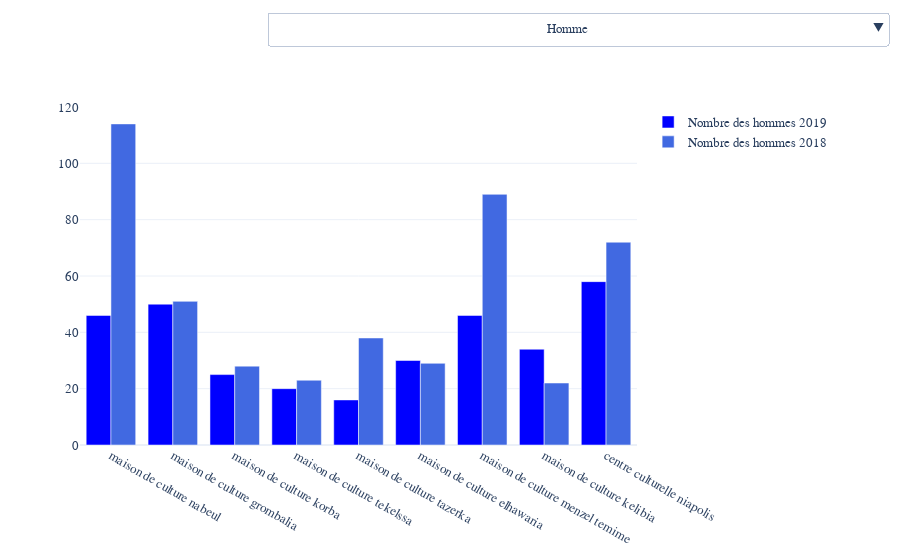

Write notebook code for a chart like this one.
### Code cell
df12=pd.read_csv('donnes-annuels-sur-les-nombres-d-adherent-des-clubs--nabeul-2018-2019.csv')

data_bar=[ go.Bar(name='Nombre des adhérents total 2019',
           visible=False,
           x=df12['Nom_maison _culture'], 
           y=df12['Nbr_adhérent_club_2019'],
           marker_color='Blue'), 
          
          go.Bar(name='Nombre des adhérents total 2018',
           visible=False,
           x=df12['Nom_maison _culture'], 
           y=df12['Nbr_adhérent_club _2018'],
           marker_color='royalblue'),
          
           
          
           go.Bar(name='Nombre des hommes 2019',
           visible=True,
           x=df12['Nom_maison _culture'], 
           y=df12['Nbr_adhérent_G_2019'],
           marker_color='blue'),
          
         go.Bar(name='Nombre des femmes 2019',
           visible=False,
           x=df12['Nom_maison _culture'], 
           y= df12['Nbr_adhérent_F_2019'],
          marker_color='Pink'),
          
         go.Bar(name='Nombre des hommes 2018',
           visible=True,
           x=df12['Nom_maison _culture'], 
           y=df12['Nbr_adhérent_G_2018'],
           marker_color='royalblue'),
          
          go.Bar(name='Nombre des femmes 2018',
           visible=False,
           x=df12['Nom_maison _culture'], 
           y=df12['Nbr_adhérent_f _2018'],
           marker_color='purple'),
         

          
        ]
    
list_updatemenus=[
        {'args':[{"visible":[False,False,True,False,True,False]}],
         'label':"                                                                                         Homme                                                                                           ",
         'method':"update"},
    
        { 'args':[{"visible":[False,False,False,True,False,True]}],
         'label':"                                                                                         Femme",
         'method':"update"},
    
        { 'args':[{"visible":[True,True,False,False,False,False]}],
         'label':"                                                                                         Tout",
         'method':"update"},
        
        ]




layout_bar=go.Layout(updatemenus=list([dict(buttons= list_updatemenus,x=1.45,y=1.28)]),
                     title_text="",
                     template='plotly_white',
                     font=dict(
                    family=" Gravitas One, cursive",
                    size=13))

#defining figure and plotting
nbre_adherent = go.Figure(data_bar,layout_bar)
nbre_adherent.show()

### Figure 1 — Plotly figure (JSON) as saved in the notebook; plotly's stock layout.template omitted (floating-point values rounded to 4 significant figures)
{"data": [{"marker": {"color": "Blue"}, "name": "Nombre des adhérents total 2019", "type": "bar", "visible": false, "x": ["maison de culture nabeul", "maison de culture grombalia ", "maison de culture korba ", "maison de culture tekelssa ", "maison de culture tazerka ", "maison de culture elhawaria ", "maison de culture menzel temime ", "maison de culture kelibia ", "centre culturelle niapolis "], "y": [207, 94, 90, 63, 63, 89, 130, 78, 138]}, {"marker": {"color": "royalblue"}, "name": "Nombre des adhérents total 2018", "type": "bar", "visible": false, "x": ["maison de culture nabeul", "maison de culture grombalia ", "maison de culture korba ", "maison de culture tekelssa ", "maison de culture tazerka ", "maison de culture elhawaria ", "maison de culture menzel temime ", "maison de culture kelibia ", "centre culturelle niapolis "], "y": [274, 99, 95, 86, 89, 72, 171, 59, 147]}, {"marker": {"color": "blue"}, "name": "Nombre des hommes 2019", "type": "bar", "visible": true, "x": ["maison de culture nabeul", "maison de culture grombalia ", "maison de culture korba ", "maison de culture tekelssa ", "maison de culture tazerka ", "maison de culture elhawaria ", "maison de culture menzel temime ", "maison de culture kelibia ", "centre culturelle niapolis "], "y": [46, 50, 25, 20, 16, 30, 46, 34, 58]}, {"marker": {"color": "Pink"}, "name": "Nombre des femmes 2019", "type": "bar", "visible": false, "x": ["maison de culture nabeul", "maison de culture grombalia ", "maison de culture korba ", "maison de culture tekelssa ", "maison de culture tazerka ", "maison de culture elhawaria ", "maison de culture menzel temime ", "maison de culture kelibia ", "centre culturelle niapolis "], "y": [161, 44, 65, 43, 47, 59, 84, 44, 80]}, {"marker": {"color": "royalblue"}, "name": "Nombre des hommes 2018", "type": "bar", "visible": true, "x": ["maison de culture nabeul", "maison de culture grombalia ", "maison de culture korba ", "maison de culture tekelssa ", "maison de culture tazerka ", "maison de culture elhawaria ", "maison de culture menzel temime ", "maison de culture kelibia ", "centre culturelle niapolis "], "y": [114, 51, 28, 23, 38, 29, 89, 22, 72]}, {"marker": {"color": "purple"}, "name": "Nombre des femmes 2018", "type": "bar", "visible": false, "x": ["maison de culture nabeul", "maison de culture grombalia ", "maison de culture korba ", "maison de culture tekelssa ", "maison de culture tazerka ", "maison de culture elhawaria ", "maison de culture menzel temime ", "maison de culture kelibia ", "centre culturelle niapolis "], "y": [160, 44, 67, 63, 51, 43, 82, 37, 75]}], "layout": {"font": {"family": " Gravitas One, cursive", "size": 13}, "title": {"text": ""}, "updatemenus": [{"buttons": [{"args": [{"visible": [false, false, true, false, true, false]}], "label": "                                                                                         Homme                                                                                           ", "method": "update"}, {"args": [{"visible": [false, false, false, true, false, true]}], "label": "                                                                                         Femme", "method": "update"}, {"args": [{"visible": [true, true, false, false, false, false]}], "label": "                                                                                         Tout", "method": "update"}], "x": 1.45, "y": 1.28}]}}
